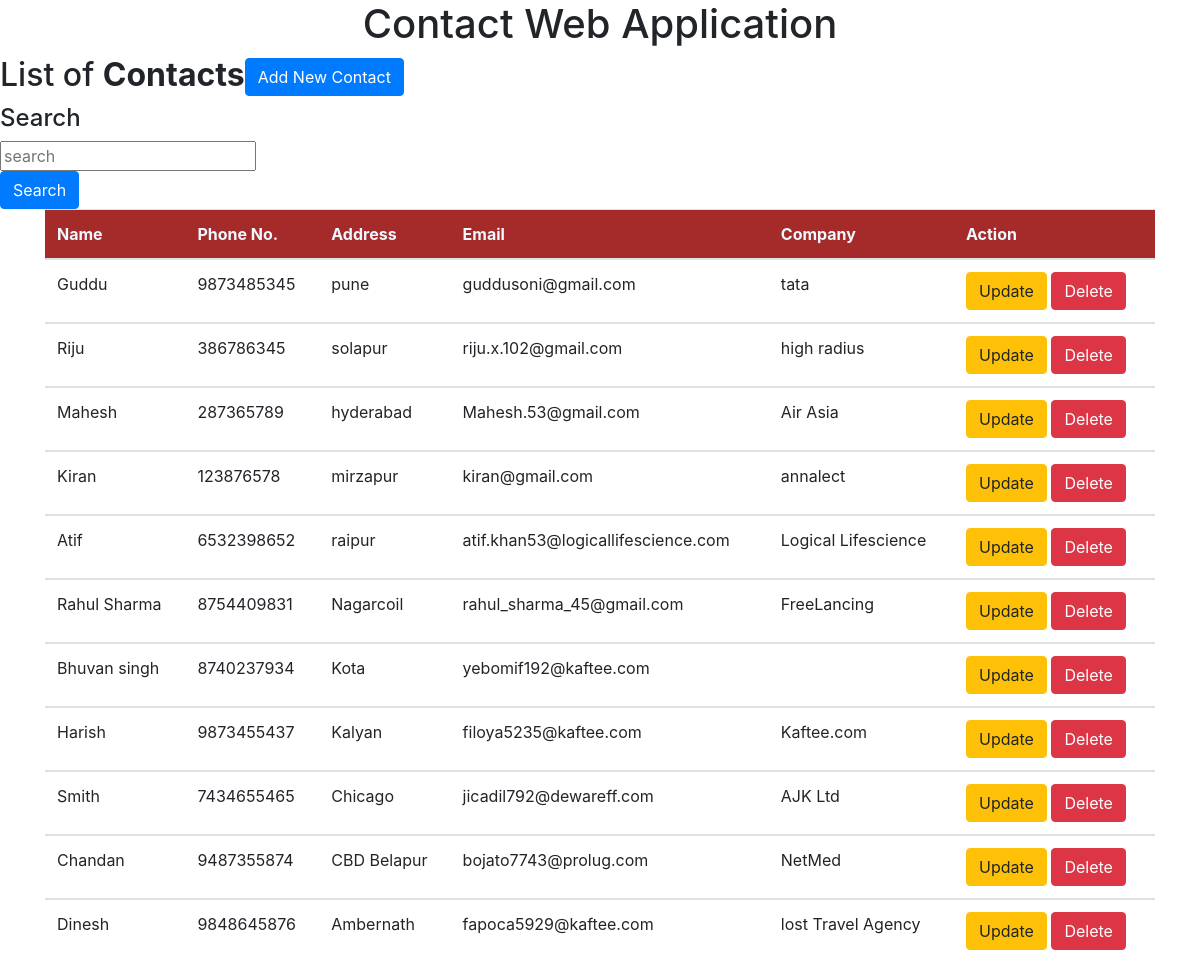
Screenshot of /update_list with the database file from the repository.
### details.py (models this page shows, shortened)
class Contact(db.Model):
    __tablename__ = "Contacts"
    srno = db.Column(db.Integer,primary_key=True)
    name = db.Column(db.Text, unique=True, nullable=False)
    number = db.Column(db.Text,unique=True, nullable=False)
    address = db.Column(db.Text,nullable=False)
    email_id = db.Column(db.Text,nullable=False)
    Company = db.Column(db.Text,nullable=False)

### details.py (the view)
@app.route("/update_list",methods = ['GET', 'POST'])
def c_update():
    if request.method == 'POST':
        my_Contact = Contact.query.get(request.form.get('srno'))
        my_Contact.name = request.form['name']
        my_Contact.number= request.form['ph_no']
        my_Contact.address= request.form['address']
        my_Contact.email_id= request.form['for_email']
        my_Contact.Company= request.form['company']
        db.session.commit()
        return redirect(url_for('details'))
    else:
        return render_template('home.html',contact=Contact.query.all())

### templates/home.html (shortened to what this page needs)
<!DOCTYPE html>
<html lang="en">
<head>
    <link rel="stylesheet" href="https://cdn.jsdelivr.net/npm/bootstrap@4.3.1/dist/css/bootstrap.min.css">
</head>
<body>
    <div class="well text-center" style>
        <h1> Contact Web Application </h1>
    </div>
        <h2>List of <b>Contacts</b><button type="button" class="btn btn-primary float-center" data-toggle="modal" data-target="#exampleModal" data-whatever="@mdo">Add New Contact</button></h2>
        <div class="sidebar-module sidebar-module-insert">
          <h4>Search</h4>
        <form class="fore-inline" method="POST" action="{{url_for("search")}}">
          <div class="fore-group">
          <input type="text" class="fore-control" name="search" id="query" placeholder="search">
          </div>
          <button type="submit" class="btn btn-primary">Search</button>
        </form>
      </div>
<div class="container">
          <table class="table">
              <thead style="background-color: brown;color: aliceblue;">
                <th>Name</th>
                <th>Phone No.</th>
                <th>Address</th>
                <th>Email</th>
                <th>Company</th>
                <th>Action</th>
              </thead>
            <tbody>
              {% for j in contact %}
              <tr>
              <td>{{j.name}}</td>
              <td>{{j.number}}</td>
              <td>{{j.address}}</td>
              <td>{{j.email_id}}</td>
              <td>{{j.Company}}</td>
              <td>
                <a href="/update_list/{{j.srno}}" class="btn btn-warning btn-xs" data-toggle="modal" data-target="#modaledit{{j.srno}}">Update</a>
                <a href="/delete/{{j.srno}}" class="btn btn-danger btn xs" >Delete</a>
              </td>
            </tbody>
          <div>
{% endfor %}
</table>
</body>
</html>

### rows the page displays
Contact: name "Guddu", number "9873485345", address "pune", email_id "guddusoni@gmail.com", Company "tata"
Contact: name "Riju", number "386786345", address "solapur", email_id "riju.x.102@gmail.com", Company "high radius"
Contact: name "Mahesh", number "287365789", address "hyderabad", email_id "Mahesh.53@gmail.com", Company "Air Asia"
Contact: name "Kiran", number "123876578", address "mirzapur", email_id "kiran@gmail.com", Company "annalect"
Contact: name "Atif", number "6532398652", address "raipur", email_id "atif.khan53@logicallifescience.com", Company "Logical Lifescience"
Contact: name "Rahul Sharma", number "8754409831", address "Nagarcoil", email_id "rahul_sharma_45@gmail.com", Company "FreeLancing"
Contact: name "Bhuvan singh", number "8740237934", address "Kota", email_id "yebomif192@kaftee.com"
Contact: name "Harish", number "9873455437", address "Kalyan", email_id "filoya5235@kaftee.com", Company "Kaftee.com"
Contact: name "Smith", number "7434655465", address "Chicago", email_id "jicadil792@dewareff.com", Company "AJK Ltd"
Contact: name "Chandan", number "9487355874", address "CBD Belapur", email_id "bojato7743@prolug.com", Company "NetMed"
Contact: name "Dinesh", number "9848645876", address "Ambernath", email_id "fapoca5929@kaftee.com", Company "lost Travel Agency"
